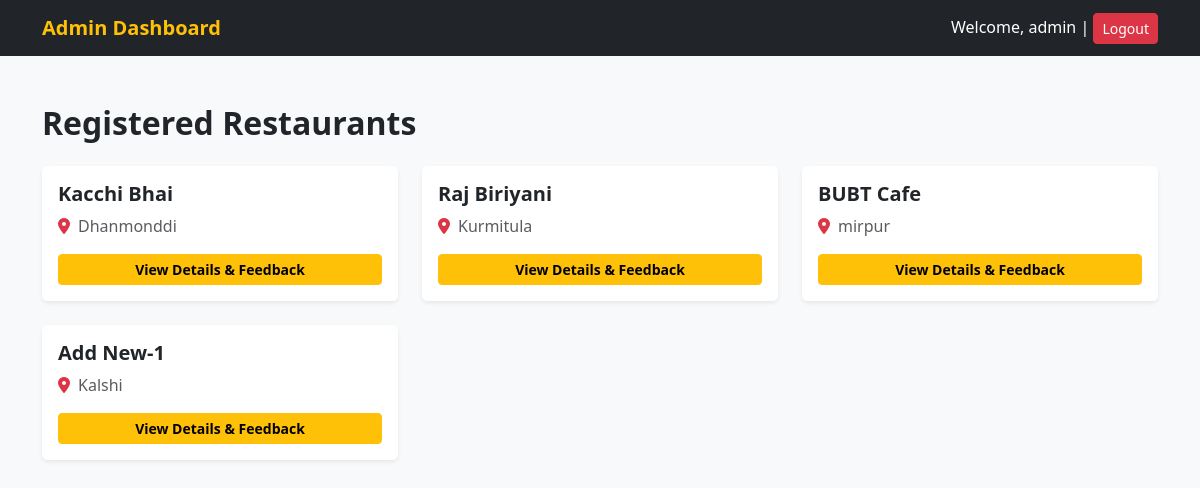
/dashboard.php (signed in), run on the app's committed database.
### tables this page shows
CREATE TABLE `restaurants` (
  `id` int(11) NOT NULL,
  `res_name` varchar(100) NOT NULL,
  `res_location` varchar(250) NOT NULL
);

### dashboard.php (the view, shortened to what this page needs)
<?php
include('db.php');
$query = "SELECT * FROM restaurants";
$result = mysqli_query($conn, $query);
?>
<!DOCTYPE html>
<html lang="en">
<head>
    <link href="https://cdn.jsdelivr.net/npm/bootstrap@5.3.0/dist/css/bootstrap.min.css" rel="stylesheet">
    <link href="https://cdnjs.cloudflare.com/ajax/libs/font-awesome/6.4.0/css/all.min.css" rel="stylesheet">
</head>
<body class="bg-light">
    <nav class="navbar navbar-expand-lg navbar-dark bg-dark">
        <div class="container">
            <a class="navbar-brand fw-bold text-warning" href="dashboard.php">Admin Dashboard</a>
            <span class="text-white">Welcome, <?php echo $_SESSION['username']; ?> | <a href="logout.php" class="btn btn-danger btn-sm">Logout</a></span>
        </div>
    </nav>
    <div class="container my-5">
        <h2 class="fw-bold mb-4">Registered Restaurants</h2>
        <div class="row g-4">
            <?php
            if (mysqli_num_rows($result) > 0) {
                while($row = mysqli_fetch_assoc($result)) {
            ?>
                <div class="col-md-4">
                    <div class="card h-100 shadow-sm border-0">
                        <div class="card-body bg-white rounded">
                            <h5 class="card-title fw-bold text-capitalize"><?php echo $row['res_name']; ?></h5>
                            <p class="text-muted"><i class="fas fa-map-marker-alt text-danger me-2"></i><?php echo $row['res_location']; ?></p>
                            <div class="d-grid mt-3">
                                <a href="restaurant_details.php?id=<?php echo $row['id']; ?>" class="btn btn-warning btn-sm fw-bold">View Details & Feedback</a>
                            </div>
                        </div>
                    </div>
                </div>
            <?php
                }
            }
            ?>
        </div>
    </div>
</body>
</html>

### data on the page
restaurants: res_name "Kacchi Bhai", res_location "Dhanmonddi"
restaurants: res_name "Raj Biriyani", res_location "Kurmitula"
restaurants: res_name "BUBT Cafe", res_location "mirpur"
restaurants: res_name "Add New-1", res_location "Kalshi"

### other printed values
$_SESSION['username'] "admin"
